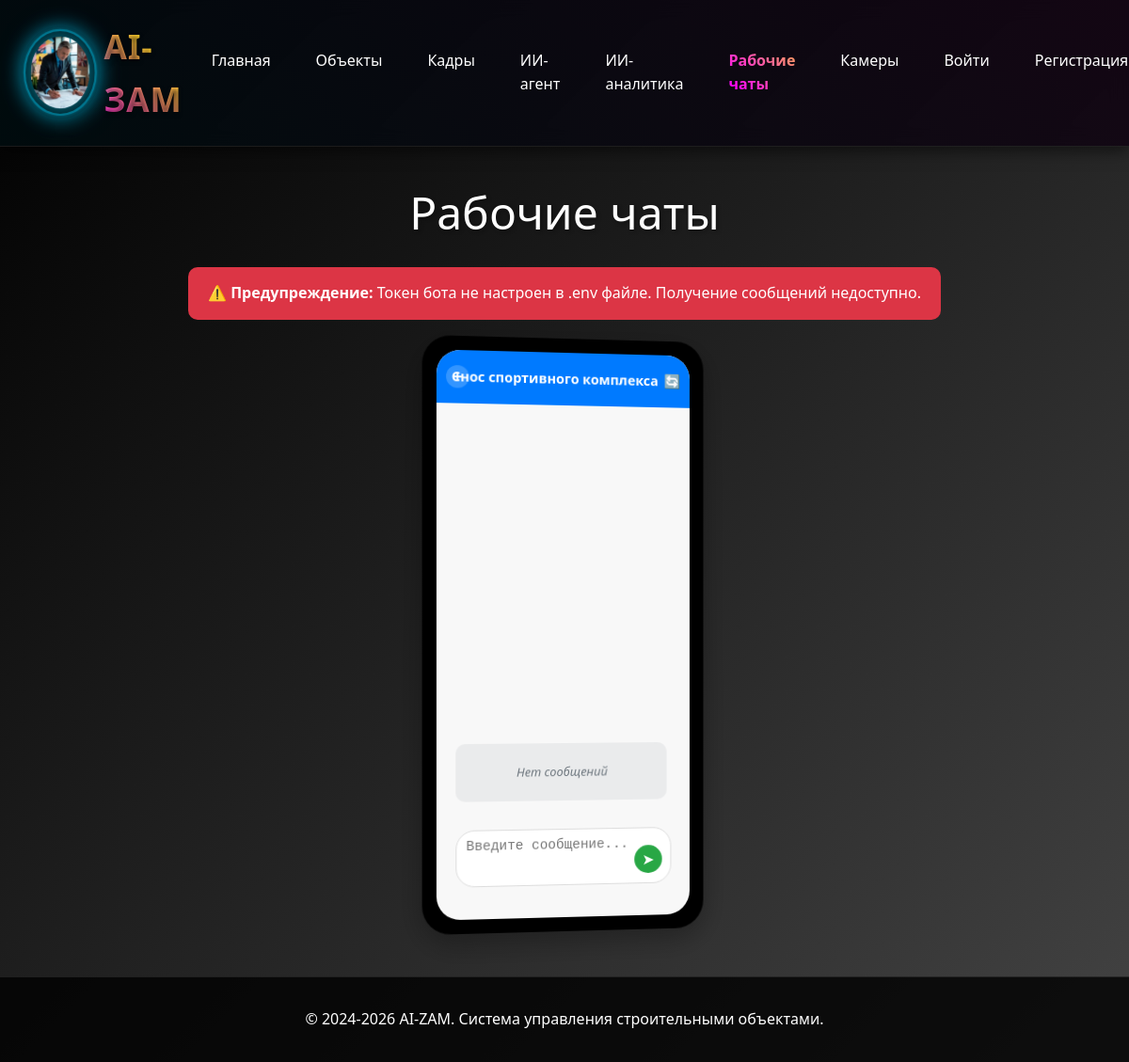
/telegram/, run on an earlier commit of the app's database.
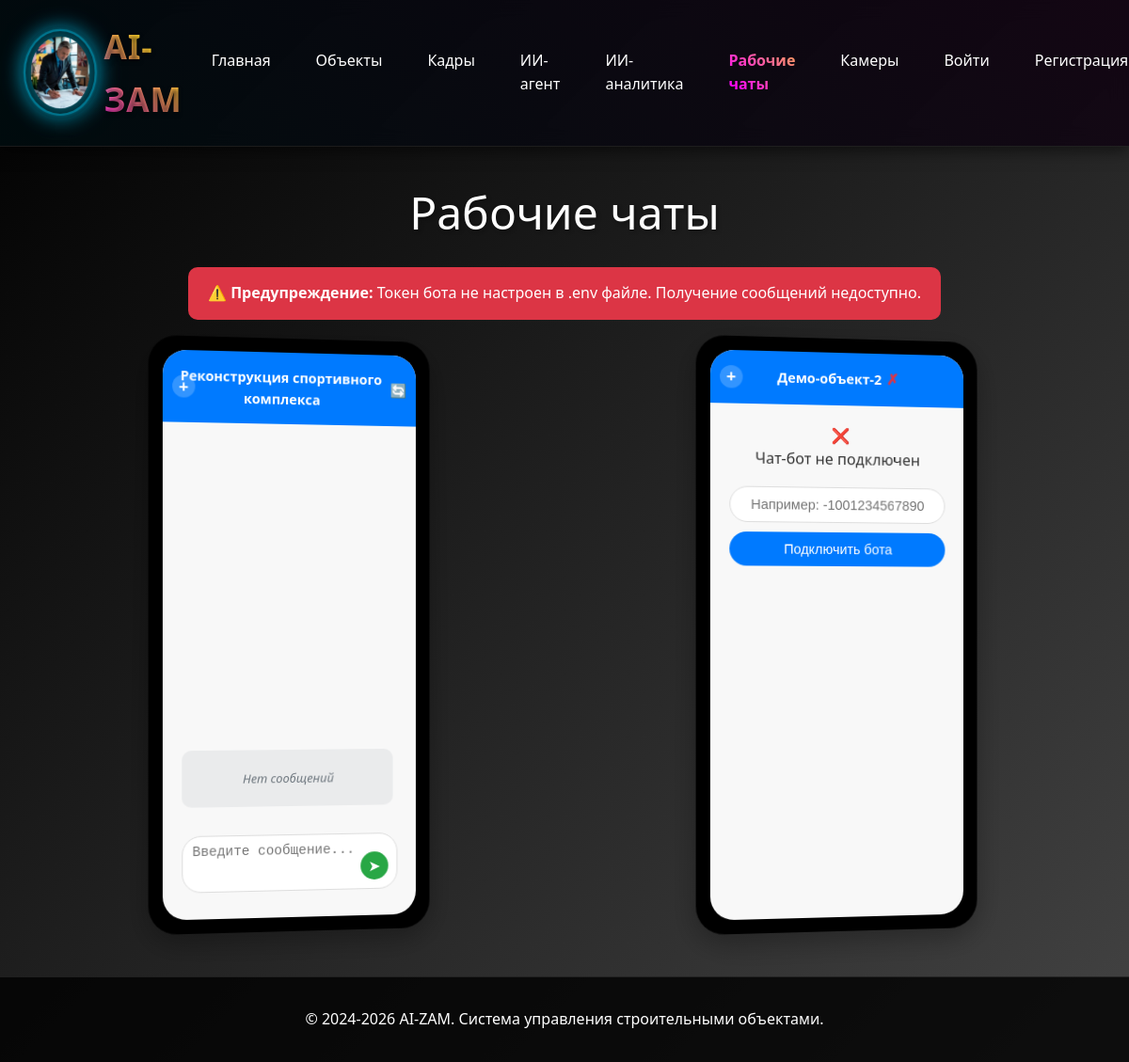
And on a later commit of the database.
### object/models.py (models this page shows, shortened)
class Objekt(models.Model):
    STATUS_CHOICES = [
        ('планируется', 'Планируется'),
        ('в работе', 'В работе'),
        ('завершён', 'Завершён'),
    ]
    nazvanie = models.CharField(max_length=255, verbose_name="Название")
    organizacii = models.ManyToManyField(
        'sotrudniki.Organizaciya',
        verbose_name="Организации",
        blank=True,
        related_name="objekty"
    )
    otvetstvennyj = models.CharField(max_length=255, default="Иванов Иван Иванович", verbose_name="Ответственный")
    data_nachala = models.DateField(verbose_name="Дата начала")
    data_plan_zaversheniya = models.DateField(verbose_name="Дата план завершения")
    data_fakt_zaversheniya = models.DateField(null=True, blank=True, verbose_name="Дата факт завершения")
    status = models.CharField(max_length=20, choices=STATUS_CHOICES, default='планируется', verbose_name="Статус")
    is_active = models.BooleanField(default=True, verbose_name="Активный")
    sotrudniki = models.ManyToManyField(
        'sotrudniki.Sotrudnik',
        verbose_name="Сотрудники",
        blank=True,
        related_name="objekty_work",
        help_text="Сотрудники, работающие на данном объекте"
    )
    chat_id = models.CharField(max_length=255, null=True, blank=True, verbose_name="ID чата")
    demo = models.BooleanField(default=False, verbose_name="Демо")
    class Meta:
        verbose_name = "Объект"
        verbose_name_plural = "Объекты"
        db_table = 'objekt'

### telegrambot/views_chatbots.py (the view)
# urls.py: path('', chatbots_page, name='chatbots_page'),  # Главная страница - чат-боты
def chatbots_page(request):
    if request.user.is_authenticated:
        from object.models import UserProfile
        from django.db.models import Q
        user_profile, created = UserProfile.objects.get_or_create(user=request.user)
        organizations = user_profile.organizations.all()
        objekty = Objekt.objects.filter(
            Q(organizacii__in=organizations) | Q(otvetstvennyj__icontains=request.user.get_full_name()),
            is_active=True
        ).distinct()
    else:
        objekty = Objekt.objects.filter(demo=True, is_active=True)
    bot_token = os.getenv('TELEGRAM_BOT_TOKEN') or os.getenv('TELEGRAM_TOKEN')
    for objekt in objekty:
        if objekt.chat_id and bot_token:
            try:
                chat_messages = ChatMessage.objects.filter(
                    chat_id=str(objekt.chat_id)
                ).order_by('-created_at')[:10]
                if chat_messages:
                    objekt.recent_messages = [
                        {
                            'text': msg.message_text,
                            'from_user': msg.from_user,
                            'date': msg.created_at.strftime('%H:%M %d.%m'),
                            'is_from_user': True  # Все сообщения из чатов - от пользователей
                        }
                        for msg in reversed(chat_messages)
                    ]
                else:
                    telegram_messages = TelegramMessage.objects.filter(
                        user__telegram_id=objekt.chat_id
                    ).select_related('user').order_by('-created_at')[:10]
                    if telegram_messages:
                        objekt.recent_messages = [
                            {
                                'text': msg.content,
                                'from_user': msg.user.first_name or 'Пользователь',
                                'date': msg.created_at.strftime('%H:%M %d.%m'),
                                'is_from_user': msg.is_from_user
                            }
                            for msg in reversed(telegram_messages)
                        ]
                    else:
                        objekt.recent_messages = []
            except Exception as e:
                logger.error(f"Ошибка обработки чата для объекта {objekt.id}: {e}")
                objekt.recent_messages = []
        else:
            objekt.recent_messages = []
    total_connected = sum(1 for obj in objekty if obj.chat_id)
    total_messages = TelegramMessage.objects.count()
    context = {
        'objekty': objekty,
        'total_connected': total_connected,
        'total_messages': total_messages,
        'bot_token_configured': bool(bot_token)
    }
    return render(request, 'telegrambot/chatbots.html', context)

### telegrambot/templates/telegrambot/chatbots.html (shortened to what this page needs)
{% extends 'base/base.html' %}
{% load static %}
{% block content %}
<div class="page-title">Рабочие чаты</div>
{% if not bot_token_configured %}
<div style="background: #dc3545; color: white; padding: 15px; border-radius: 10px; margin: 20px auto; max-width: 800px; text-align: center;">
    ⚠️ <strong>Предупреждение:</strong> Токен бота не настроен в .env файле. Получение сообщений недоступно.
</div>
{% endif %}
<div class="chatbots-grid">
    {% for objekt in objekty %}
    <div class="iphone-frame">
        <div class="iphone-screen">
            <div class="chat-header">
                <div class="dropdown">
                    <span class="dropdown-toggle" onclick="window.toggleDropdown({{ objekt.id }})" title="Добавить информацию">+</span>
                </div>
                {{ objekt.nazvanie }}
                {% if objekt.chat_id %}
                <span class="connected-status" onclick="window.disconnectBot('{{ objekt.id }}')" title="Отключить" data-chat-id="{{ objekt.chat_id }}">✓</span>
                <span onclick="window.refreshMessages('{{ objekt.id }}', '{{ objekt.chat_id }}')" style="cursor: pointer; position: absolute; right: 10px; top: 50%; transform: translateY(-50%);" title="Обновить" class="refresh-button">🔄</span>
            </div>
            <div class="chat-content">
                    <div class="messages-container" id="messages-{{ objekt.id }}" style="height: 400px; max-height: 400px; display: flex; flex-direction: column; justify-content: flex-end;">
                        {% if objekt.recent_messages %}
                            {% for message in objekt.recent_messages %}
                            <div class="message-item {% if message.is_from_user %}user-message{% else %}bot-message{% endif %}">
                                <div class="message-text">{{ message.text|truncatechars:40 }}</div>
                                <div class="message-meta">{{ message.from_user }} • {{ message.date }}</div>
                            </div>
                            {% endfor %}
                        {% else %}
                            <div class="no-messages">Нет сообщений</div>
                        {% endif %}
                    </div>
                    <div style="margin-top: 10px; position: relative; width: 100%;">
                        <textarea id="message-input-{{ objekt.id }}" class="message-input" placeholder="Введите сообщение..."></textarea>
                        <button class="send-btn" onclick="window.sendMessage('{{ objekt.id }}', '{{ objekt.chat_id }}')" title="Отправить сообщение">
                            ➤
                        </button>
                    </div>
                {% else %}
                <span class="disconnected-status">✗</span>
            </div>
            <div class="chat-content">
                    <div class="disconnected-status">❌</div>
                    <div class="status-text">Чат-бот не подключен</div>
                    <div class="connect-form">
                        <input type="text"
                               class="chat-id-input"
                               id="chat-id-{{ objekt.id }}"
                               placeholder="Например: -1001234567890"
                               maxlength="20"
                               pattern="-?\d+"
                               title="Введите числовой Chat ID">
                        <button class="connect-btn" onclick="window.connectBot('{{ objekt.id }}')">
                            Подключить бота
                        </button>
                    </div>
                {% endif %}
            </div>
        </div>
    </div>
    {% empty %}
    <div style="grid-column: 1 / -1; text-align: center; color: rgba(255, 255, 255, 0.7); padding: 3rem;">
        <h3>Нет активных объектов</h3>
        <p>Создайте объекты для подключения чат-ботов</p>
    </div>
    {% endfor %}
</div>
{% endblock %}

What changed in the data, as far as the page shows it:
changed Objekt "Введите сообщение...": nazvanie "Снос спортивного комплекса" → "Реконструкция спортивного комплекса"
added Objekt: nazvanie "Демо-объект-2"
